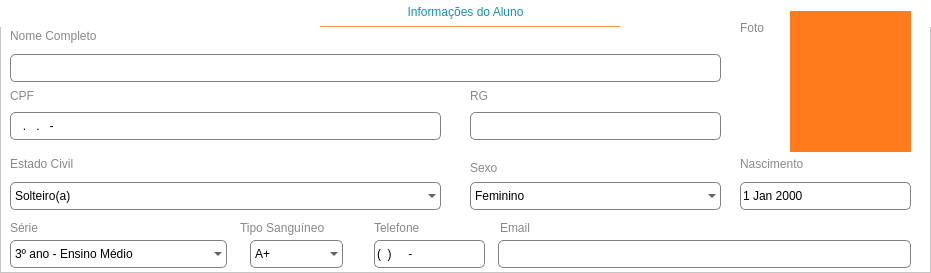
    <widget class="QFrame" name="framePessoais">
     <property name="geometry">
      <rect>
       <x>0</x>
       <y>10</y>
       <width>931</width>
       <height>273</height>
      </rect>
     </property>
     <property name="sizePolicy">
      <sizepolicy hsizetype="Expanding" vsizetype="Expanding">
       <horstretch>0</horstretch>
       <verstretch>0</verstretch>
      </sizepolicy>
     </property>
     <property name="styleSheet">
      <string notr="true">background-color: rgb(255, 255, 255)</string>
     </property>
     <property name="frameShape">
      <enum>QFrame::StyledPanel</enum>
     </property>
     <property name="frameShadow">
      <enum>QFrame::Raised</enum>
     </property>
     <widget class="QLabel" name="lblPessoais">
      <property name="geometry">
       <rect>
        <x>0</x>
        <y>-4</y>
        <width>931</width>
        <height>31</height>
       </rect>
      </property>
      <property name="styleSheet">
       <string notr="true">font: 25 12pt &quot;Malgun Gothic Semilight&quot;;
color: rgb(21, 143, 181);</string>
      </property>
      <property name="text">
       <string>Informações do Aluno</string>
      </property>
      <property name="alignment">
       <set>Qt::AlignCenter</set>
      </property>
     </widget>
     <widget class="QLabel" name="lblNome">
      <property name="geometry">
       <rect>
        <x>10</x>
        <y>24</y>
        <width>181</width>
        <height>23</height>
       </rect>
      </property>
      <property name="styleSheet">
       <string notr="true">font: 75 10pt &quot;Malgun Gothic&quot;;
color: rgb(136, 136, 136)</string>
      </property>
      <property name="text">
       <string>Nome Completo</string>
      </property>
     </widget>
     <widget class="QLabel" name="lblCpf">
      <property name="geometry">
       <rect>
        <x>10</x>
        <y>84</y>
        <width>55</width>
        <height>23</height>
       </rect>
      </property>
      <property name="styleSheet">
       <string notr="true">color: rgb(136, 136, 136);
font: 75 10pt &quot;Malgun Gothic&quot;;</string>
      </property>
      <property name="text">
       <string>CPF</string>
      </property>
     </widget>
     <widget class="QLabel" name="lblEstadoCivil">
      <property name="geometry">
       <rect>
        <x>10</x>
        <y>152</y>
        <width>111</width>
        <height>23</height>
       </rect>
      </property>
      <property name="styleSheet">
       <string notr="true">color: rgb(136, 136, 136);
font: 75 10pt &quot;Malgun Gothic&quot;;</string>
      </property>
      <property name="text">
       <string>Estado Civil</string>
      </property>
     </widget>
     <widget class="QLabel" name="lblNascimento">
      <property name="geometry">
       <rect>
        <x>740</x>
        <y>152</y>
        <width>121</width>
        <height>23</height>
       </rect>
      </property>
      <property name="styleSheet">
       <string notr="true">color: rgb(136, 136, 136);
font: 75 10pt &quot;Malgun Gothic&quot;;</string>
      </property>
      <property name="text">
       <string>Nascimento</string>
      </property>
     </widget>
     <widget class="QLabel" name="lblRg">
      <property name="geometry">
       <rect>
        <x>470</x>
        <y>84</y>
        <width>55</width>
        <height>23</height>
       </rect>
      </property>
      <property name="styleSheet">
       <string notr="true">color: rgb(136, 136, 136);
font: 75 10pt &quot;Malgun Gothic&quot;;</string>
      </property>
      <property name="text">
       <string>RG</string>
      </property>
      <property name="textFormat">
       <enum>Qt::PlainText</enum>
      </property>
     </widget>
     <widget class="QComboBox" name="cbEstadoCivil">
      <property name="geometry">
       <rect>
        <x>10</x>
        <y>182</y>
        <width>431</width>
        <height>28</height>
       </rect>
      </property>
      <property name="styleSheet">
       <string notr="true">QComboBox {
border: 1px solid grey;
border-radius: 5px;
font: 9pt &quot;Leelawadee UI Semilight&quot;;
background-color: rgb(255, 255, 255, 0);
}</string>
      </property>
      <property name="currentIndex">
       <number>0</number>
      </property>
      <property name="maxVisibleItems">
       <number>5</number>
      </property>
      <item>
       <property name="text">
        <string>Solteiro(a)</string>
       </property>
      </item>
      <item>
       <property name="text">
        <string>Casado(a)</string>
       </property>
      </item>
      <item>
       <property name="text">
        <string>Separado(a)</string>
       </property>
      </item>
      <item>
       <property name="text">
        <string>Divorciado(a)</string>
       </property>
      </item>
      <item>
       <property name="text">
        <string>Viúvo(a)</string>
       </property>
      </item>
     </widget>
     <widget class="QDateEdit" name="dateNascimento">
      <property name="geometry">
       <rect>
        <x>740</x>
        <y>182</y>
        <width>171</width>
        <height>28</height>
       </rect>
      </property>
      <property name="styleSheet">
       <string notr="true">border: 1px solid grey;
border-radius: 5px;
font: 9pt &quot;Leelawadee UI Semilight&quot;;
background-color: rgb(255, 255, 255);</string>
      </property>
      <property name="buttonSymbols">
       <enum>QAbstractSpinBox::NoButtons</enum>
      </property>
      <property name="maximumDate">
       <date>
        <year>3000</year>
        <month>12</month>
        <day>31</day>
       </date>
      </property>
      <property name="minimumDate">
       <date>
        <year>1900</year>
        <month>9</month>
        <day>14</day>
       </date>
      </property>
     </widget>
     <widget class="QLabel" name="lblSexo">
      <property name="geometry">
       <rect>
        <x>470</x>
        <y>152</y>
        <width>55</width>
        <height>31</height>
       </rect>
      </property>
      <property name="styleSheet">
       <string notr="true">color: rgb(136, 136, 136);
font: 75 10pt &quot;Malgun Gothic&quot;;</string>
      </property>
      <property name="text">
       <string>Sexo</string>
      </property>
     </widget>
     <widget class="QComboBox" name="cbSexo">
      <property name="geometry">
       <rect>
        <x>470</x>
        <y>182</y>
        <width>251</width>
        <height>28</height>
       </rect>
      </property>
      <property name="styleSheet">
       <string notr="true">border: 1px solid grey;
border-radius: 5px;
font: 9pt &quot;Leelawadee UI Semilight&quot;;
background-color: rgb(255, 255, 255, 0);</string>
      </property>
      <item>
       <property name="text">
        <string>Feminino</string>
       </property>
      </item>
      <item>
       <property name="text">
        <string>Masculino</string>
       </property>
      </item>
      <item>
       <property name="text">
        <string>Outro</string>
       </property>
      </item>
     </widget>
     <widget class="Line" name="line_3">
      <property name="geometry">
       <rect>
        <x>320</x>
        <y>26</y>
        <width>300</width>
        <height>1</height>
       </rect>
      </property>
      <property name="styleSheet">
       <string notr="true">background-color: rgb(255, 123, 28);</string>
      </property>
      <property name="orientation">
       <enum>Qt::Horizontal</enum>
      </property>
     </widget>
     <widget class="QLabel" name="lblFoto_2">
      <property name="geometry">
       <rect>
        <x>740</x>
        <y>16</y>
        <width>40</width>
        <height>23</height>
       </rect>
      </property>
      <property name="styleSheet">
       <string notr="true">color: rgb(136, 136, 136);
font: 75 10pt &quot;Malgun Gothic&quot;;</string>
      </property>
      <property name="text">
       <string>Foto</string>
      </property>
     </widget>
     <widget class="QLineEdit" name="lineNome">
      <property name="geometry">
       <rect>
        <x>10</x>
        <y>54</y>
        <width>711</width>
        <height>28</height>
       </rect>
      </property>
      <property name="styleSheet">
       <string notr="true">border: 1px solid grey;
border-radius: 5px;
font: 9pt &quot;Leelawadee UI Semilight&quot;;
background-color: rgb(255, 255, 255);</string>
      </property>
     </widget>
     <widget class="QLineEdit" name="lineCpf">
      <property name="geometry">
       <rect>
        <x>10</x>
        <y>112</y>
        <width>431</width>
        <height>28</height>
       </rect>
      </property>
      <property name="styleSheet">
       <string notr="true">border: 1px solid grey;
border-radius: 5px;
font: 9pt &quot;Leelawadee UI Semilight&quot;;
background-color: rgb(255, 255, 255);</string>
      </property>
      <property name="inputMask">
       <string>000.000.000-00</string>
      </property>
     </widget>
     <widget class="QLineEdit" name="lineRg">
      <property name="geometry">
       <rect>
        <x>470</x>
        <y>112</y>
        <width>251</width>
        <height>28</height>
       </rect>
      </property>
      <property name="styleSheet">
       <string notr="true">border: 1px solid grey;
border-radius: 5px;
font: 9pt &quot;Leelawadee UI Semilight&quot;;
background-color: rgb(255, 255, 255);</string>
      </property>
     </widget>
     <widget class="QLabel" name="lblFoto">
      <property name="geometry">
       <rect>
        <x>790</x>
        <y>11</y>
        <width>121</width>
        <height>141</height>
       </rect>
      </property>
      <property name="styleSheet">
       <string notr="true">background-color: rgb(255, 123, 28);
</string>
      </property>
      <property name="text">
       <string/>
      </property>
     </widget>
     <widget class="QLabel" name="lblSerie">
      <property name="geometry">
       <rect>
        <x>10</x>
        <y>212</y>
        <width>55</width>
        <height>31</height>
       </rect>
      </property>
      <property name="styleSheet">
       <string notr="true">color: rgb(136, 136, 136);
font: 75 10pt &quot;Malgun Gothic&quot;;</string>
      </property>
      <property name="text">
       <string>Série</string>
      </property>
     </widget>
     <widget class="QComboBox" name="cbSerie">
      <property name="geometry">
       <rect>
        <x>10</x>
        <y>240</y>
        <width>217</width>
        <height>28</height>
       </rect>
      </property>
      <property name="styleSheet">
       <string notr="true">border: 1px solid grey;
border-radius: 5px;
font: 9pt &quot;Leelawadee UI Semilight&quot;;
background-color: rgb(255, 255, 255, 0);</string>
      </property>
      <property name="currentText">
       <string>3º ano - Ensino Médio</string>
      </property>
      <property name="frame">
       <bool>true</bool>
      </property>
      <item>
       <property name="text">
        <string>3º ano - Ensino Médio</string>
       </property>
      </item>
      <item>
       <property name="text">
        <string>2º ano - Ensino Médio</string>
       </property>
      </item>
      <item>
       <property name="text">
        <string>1º ano - Ensino Médio</string>
       </property>
      </item>
      <item>
       <property name="text">
        <string>9º ano - Ensino Fundamental</string>
       </property>
      </item>
      <item>
       <property name="text">
        <string>8º ano - Ensino Fundamental</string>
       </property>
      </item>
      <item>
       <property name="text">
        <string>7º ano - Ensino Fundamental</string>
       </property>
      </item>
      <item>
       <property name="text">
        <string>6º ano - Ensino Fundamental</string>
       </property>
      </item>
      <item>
       <property name="text">
        <string>5º ano - Ensino Fundamental</string>
       </property>
      </item>
      <item>
       <property name="text">
        <string>4º ano - Ensino Fundamental</string>
       </property>
      </item>
      <item>
       <property name="text">
        <string>3º ano - Ensino Fundamental</string>
       </property>
      </item>
      <item>
       <property name="text">
        <string>2º ano - Ensino Fundamental</string>
       </property>
      </item>
      <item>
       <property name="text">
        <string>1º ano - Ensino Fundamental</string>
       </property>
      </item>
     </widget>
     <widget class="QLabel" name="lblTipoSanguineo">
      <property name="geometry">
       <rect>
        <x>240</x>
        <y>212</y>
        <width>125</width>
        <height>31</height>
       </rect>
      </property>
      <property name="styleSheet">
       <string notr="true">color: rgb(136, 136, 136);
font: 75 10pt &quot;Malgun Gothic&quot;;</string>
      </property>
      <property name="text">
       <string>Tipo Sanguíneo</string>
      </property>
     </widget>
     <widget class="QComboBox" name="cbTipoSanguineo">
      <property name="geometry">
       <rect>
        <x>250</x>
        <y>240</y>
        <width>93</width>
        <height>28</height>
       </rect>
      </property>
      <property name="styleSheet">
       <string notr="true">border: 1px solid grey;
border-radius: 5px;
font: 9pt &quot;Leelawadee UI Semilight&quot;;
background-color: rgb(255, 255, 255, 0);</string>
      </property>
      <property name="currentText">
       <string>A+</string>
      </property>
      <item>
       <property name="text">
        <string>A+</string>
       </property>
      </item>
      <item>
       <property name="text">
        <string>A-</string>
       </property>
      </item>
      <item>
       <property name="text">
        <string>B+</string>
       </property>
      </item>
      <item>
       <property name="text">
        <string>B-</string>
       </property>
      </item>
      <item>
       <property name="text">
        <string>AB+</string>
       </property>
      </item>
      <item>
       <property name="text">
        <string>AB-</string>
       </property>
      </item>
      <item>
       <property name="text">
        <string>O+</string>
       </property>
      </item>
      <item>
       <property name="text">
        <string>O-</string>
       </property>
      </item>
     </widget>
     <widget class="QLabel" name="lblTelefone">
      <property name="geometry">
       <rect>
        <x>374</x>
        <y>212</y>
        <width>105</width>
        <height>31</height>
       </rect>
      </property>
      <property name="styleSheet">
       <string notr="true">color: rgb(136, 136, 136);
font: 75 10pt &quot;Malgun Gothic&quot;;</string>
      </property>
      <property name="text">
       <string>Telefone</string>
      </property>
     </widget>
     <widget class="QLineEdit" name="lineTelefoneAluno">
      <property name="geometry">
       <rect>
        <x>374</x>
        <y>240</y>
        <width>111</width>
        <height>28</height>
       </rect>
      </property>
      <property name="styleSheet">
       <string notr="true">border: 1px solid grey;
border-radius: 5px;
font: 9pt &quot;Leelawadee UI Semilight&quot;;
background-color: rgb(255, 255, 255);</string>
      </property>
      <property name="inputMask">
       <string>(00)00000-0000</string>
      </property>
      <property name="text">
       <string>()-</string>
      </property>
     </widget>
     <widget class="QLabel" name="lblEmail">
      <property name="geometry">
       <rect>
        <x>500</x>
        <y>212</y>
        <width>105</width>
        <height>31</height>
       </rect>
      </property>
      <property name="styleSheet">
       <string notr="true">color: rgb(136, 136, 136);
font: 75 10pt &quot;Malgun Gothic&quot;;</string>
      </property>
      <property name="text">
       <string>Email</string>
      </property>
     </widget>
     <widget class="QLineEdit" name="lineEmail">
      <property name="geometry">
       <rect>
        <x>498</x>
        <y>240</y>
        <width>413</width>
        <height>28</height>
       </rect>
      </property>
      <property name="styleSheet">
       <string notr="true">border: 1px solid grey;
border-radius: 5px;
font: 9pt &quot;Leelawadee UI Semilight&quot;;
background-color: rgb(255, 255, 255);</string>
      </property>
      <property name="text">
       <string/>
      </property>
     </widget>
    </widget>
